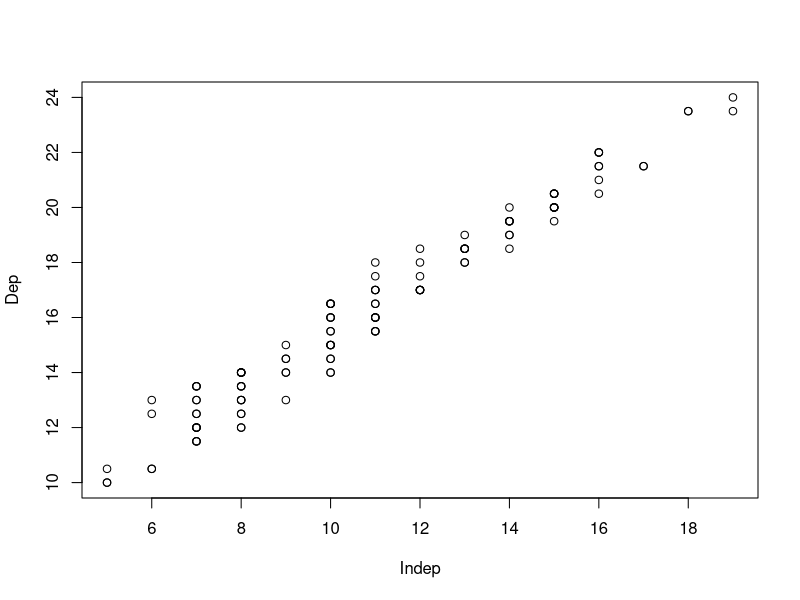
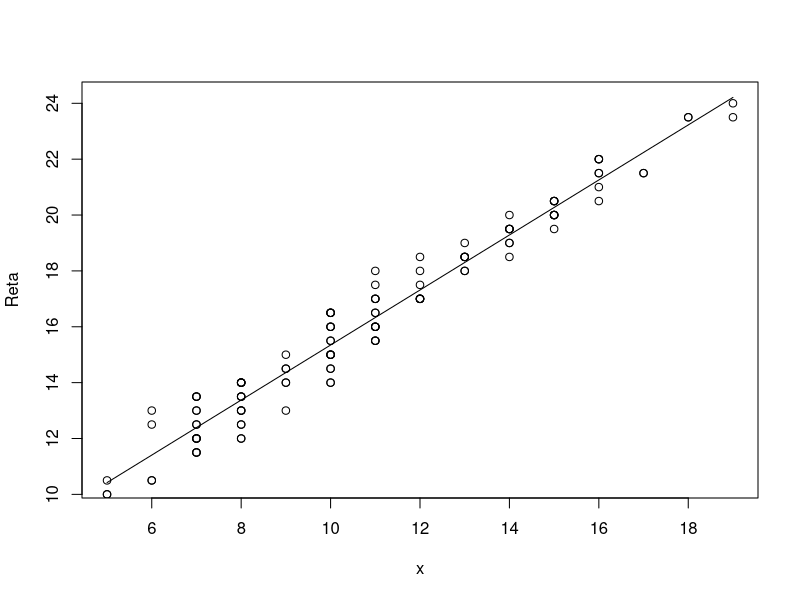

These charts were generated, in order, by the following R code:

library(readr)
trabalho <- read_delim("trabalho_dados.csv", 
                             ";", escape_double = FALSE, locale = locale(decimal_mark = ",", 
                                                                         grouping_mark = "."), trim_ws = TRUE)
View(trabalho)


Indep <- trabalho$B1
Dep <- trabalho$MediaFinal
plot(Indep,Dep)
Regressao <- lm(Dep~Indep)
summary(Regressao)

library(broom) 

estimatedSum <- tidy(Regressao)
estimatedSum$estimate[2]
estimatedSum$estimate[1]


Reta<-function(x)estimatedSum$estimate[2]*x+estimatedSum$estimate[1]
plot.function(Reta,from=min(Indep),to=max(Indep))
points(Indep,Dep)


#24.2106
Predicao<-Reta(19)
Predicao

#18.30114
Predicao<-Reta(13)
Predicao

#8.451943
Predicao<-Reta(3)
Predicao